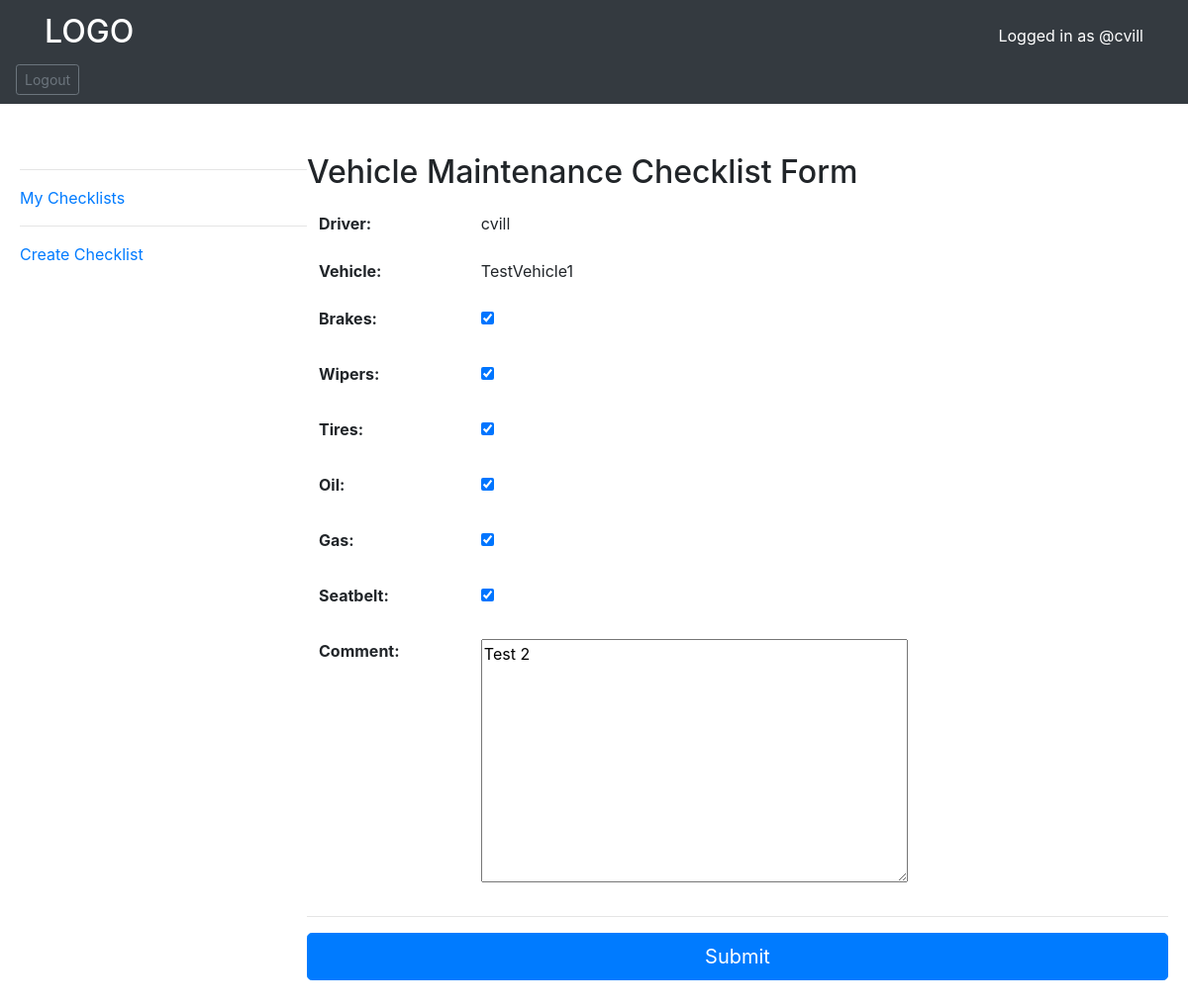
Screenshot of /update-checklist/2/ (signed in) with the database file from the repository.
### base/models.py (models this page shows, shortened)
class User(AbstractUser):
    DRIVER = 'DR'
    SUPERVISOR = 'SP'
    role = models.CharField(
        max_length=2,
        choices=[
            (DRIVER, 'Driver'),
            (SUPERVISOR, 'Supervisor'),
         ],
        default=DRIVER,
    )
    vehicle =  models.ForeignKey(Vehicle, on_delete=models.CASCADE, null=True)

class Vehicle(models.Model):
    name = models.CharField(max_length = 30)
    updated = models.DateTimeField(auto_now=True)
    created = models.DateTimeField(auto_now_add=True)
    def __str__(self):
        return self.name

class VehicleChecklist(models.Model):
    vehicle =  models.ForeignKey(Vehicle, on_delete=models.CASCADE)
    driver = models.ForeignKey(User, on_delete=models.CASCADE)
    brakes = models.BooleanField(null=False, default=False)
    wipers = models.BooleanField(null=False, default=False)
    tires = models.BooleanField(null=False, default=False)
    oil = models.BooleanField(null=False, default=False)
    gas = models.BooleanField(null=False, default=False)
    seatbelt = models.BooleanField(null=False, default=False)
    comment = models.TextField(null=True, blank = True)
    updated = models.DateTimeField(auto_now=True)
    created = models.DateTimeField(auto_now_add=True)
    class  Meta:
        ordering = ['-created']

### base/views.py (the view, shortened to what this page needs)
# urls.py: path('update-checklist/<str:pk>/', views.updateChecklist, name="update-checklist"),
def  updateChecklist(request,pk):
    checklist  = VehicleChecklist.objects.get(id=pk)
    form = ChecklistForm(instance = checklist)
    if request.user != checklist.driver:
        return HttpResponse('You dont have permission to perform this action')
    context = {'form':form}
    return render(request, 'base/checklist_form.html', context)

### base/forms.py
class ChecklistForm(ModelForm):
    brakes = forms.BooleanField(widget=forms.CheckboxInput, required=False)
    wipers = forms.BooleanField(widget=forms.CheckboxInput, required=False)
    tires = forms.BooleanField(widget=forms.CheckboxInput, required=False)
    oil = forms.BooleanField(widget=forms.CheckboxInput, required=False)
    gas = forms.BooleanField(widget=forms.CheckboxInput, required=False)
    seatbelt = forms.BooleanField(widget=forms.CheckboxInput, required=False)
    class Meta:
        model = VehicleChecklist
        fields = '__all__'
        exclude = ['driver', 'vehicle']

### base/templates/base/checklist_form.html (shortened to what this page needs)
{%extends 'main.html'%}
{% block content %}
<h2>Vehicle Maintenance Checklist Form</h2>
<form method="POST">
    <table class="table table-reponsive-sm  table-borderless">
        <tr>
            <th>
                Driver:
            </th>
            <td>
                {{ request.user.username }}
            </td>
        </tr>
        <tr>
            <th>
                Vehicle:
            </th>
            <td>
                {{ request.user.vehicle }}
            </td>
        </tr>
        {% for field in form %}
        <tr>
            <th>{{field.label_tag}}</th>
            <td>
            {{ field }}
            </td>
        </tr>
        {% endfor %}
    </table>
    <hr/>
    <input class="btn btn-lg btn-primary btn-block" type="submit" value="Submit" />
</form>
<br><br>
{% endblock content %}

### templates/navbar.html (shortened to what this page needs)
<nav class="navbar navbar-dark bg-dark">
    <div class="container">
        <a class="navbar-brand" href="/"><h2>LOGO</h2></a>
        {% if request.user.is_authenticated %}
        <span class="text-white bg-dark">Logged in as @{{request.user.username}}</span>
        {% endif %}
    </div>
    <br>
    {% if request.user.is_authenticated %}
    <a href="{% url 'logout' %}" class="btn btn-sm btn-outline-secondary" role="button">Logout</a>
    {% endif %}
</nav>

### rows the page displays
User: user.username "cvill", user.vehicle "TestVehicle1"
VehicleChecklist: form "☑" "☑" "☑" "☑" "☑" "☑" "Test 2"

### other values shown
{{ field.label_tag }} "Brakes:" "Wipers:" "Tires:" "Oil:" "Gas:" "Seatbelt:" "Comment:"
